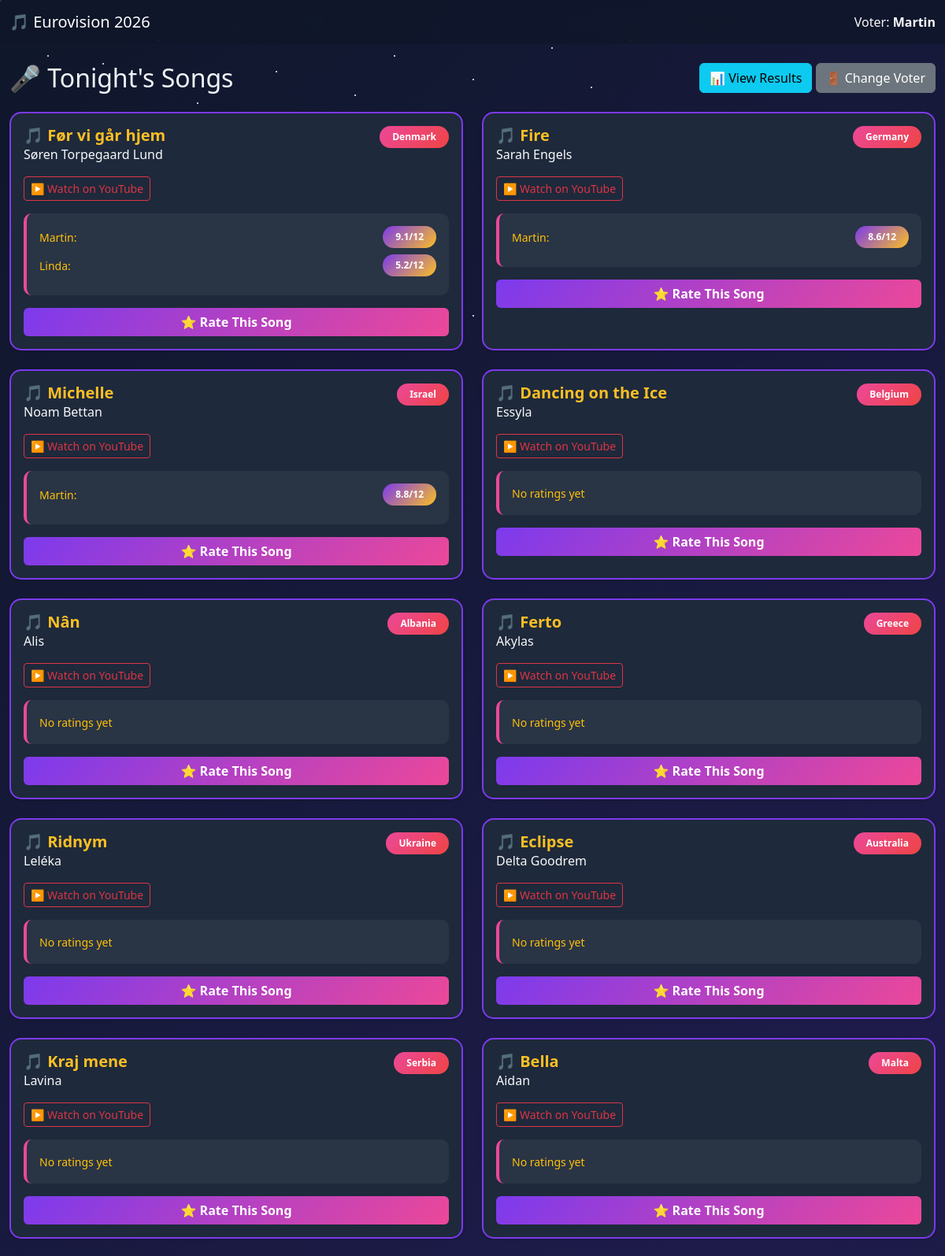
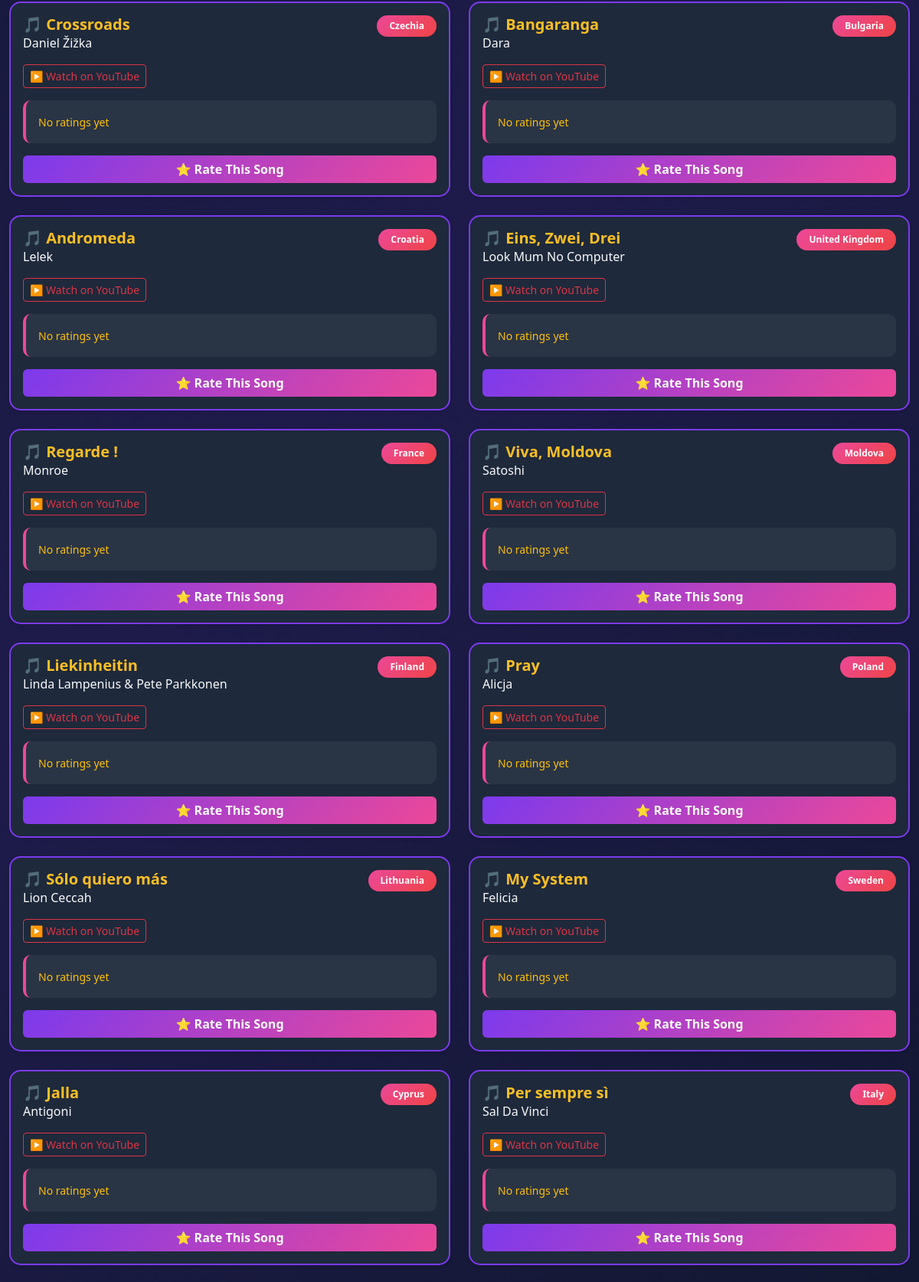
/mgp/Martin (upper part), run on the app's committed database (2 pictures, top to bottom).
### app/models.py (models this page shows, shortened)
class User(Base):
    __tablename__ = "users"
    id = Column(Integer, primary_key=True, index=True)
    username = Column(String, unique=True, index=True, nullable=False)
    created_at = Column(DateTime, default=datetime.utcnow)
    ratings = relationship("Rating", back_populates="user", cascade="all, delete-orphan")

class Song(Base):
    __tablename__ = "songs"
    id = Column(Integer, primary_key=True, index=True)
    order = Column(Integer, nullable=False)
    country = Column(String, nullable=False, index=True)
    artist = Column(String, nullable=False)
    song_name = Column(String, nullable=False)
    youtube_url = Column(String, nullable=True)
    ratings = relationship("Rating", back_populates="song", cascade="all, delete-orphan")

class Rating(Base):
    __tablename__ = "ratings"
    id = Column(Integer, primary_key=True, index=True)
    user_id = Column(Integer, ForeignKey("users.id"), nullable=False)
    song_id = Column(Integer, ForeignKey("songs.id"), nullable=False)
    stage_show = Column(Integer, nullable=True)  # 1-12
    musical_performance = Column(Integer, nullable=True)  # 1-12
    sex_appeal = Column(Integer, nullable=True)  # 1-12
    wtf_factor = Column(Integer, nullable=True)  # 1-12
    created_at = Column(DateTime, default=datetime.utcnow)
    updated_at = Column(DateTime, default=datetime.utcnow, onupdate=datetime.utcnow)
    user = relationship("User", back_populates="ratings")
    song = relationship("Song", back_populates="ratings")

### app/main.py (the view)
@app.get("/mgp/{username}", response_class=HTMLResponse)
def song_list(username: str, request: Request, db: Session = Depends(get_db)):
    user = db.query(models.User).filter(models.User.username == username).first()
    if not user:
        return RedirectResponse(url="/")
    songs = db.query(models.Song).order_by(models.Song.order).all()
    all_ratings = db.query(models.Rating).all()
    ratings_by_song = {}
    for rating in all_ratings:
        if rating.song_id not in ratings_by_song:
            ratings_by_song[rating.song_id] = {}
        ratings_by_song[rating.song_id][rating.user.username] = rating
    return templates.TemplateResponse(
        "song_list.html",
        {
            "request": request,
            "username": username,
            "songs": songs,
            "ratings_by_song": ratings_by_song
        }
    )

### app/templates/song_list.html (shortened to what this page needs)
{% extends "base.html" %}
{% block content %}
<nav class="navbar navbar-expand-lg navbar-dark bg-dark bg-opacity-75">
    <div class="container-fluid">
        <span class="navbar-brand mb-0 h1">🎵 Eurovision 2026</span>
        <div class="navbar-text text-light">
            Voter: <strong>{{ username }}</strong>
        </div>
    </div>
</nav>
<div class="container-fluid py-4">
    <div class="row mb-4">
        <div class="col-12">
            <div class="d-flex gap-2 justify-content-between align-items-center">
                <h2 class="mb-0">🎤 Tonight's Songs</h2>
                <div>
                    <a href="/mgp/{{ username }}/results" class="btn btn-info">📊 View Results</a>
                    <a href="/" class="btn btn-secondary">🚪 Change Voter</a>
                </div>
            </div>
        </div>
    </div>
    <div class="row">
        {% for song in songs %}
        <div class="col-lg-6 mb-4">
            {% include "partials/song_card.html" %}
        </div>
        {% endfor %}
    </div>
</div>
{% endblock %}

### app/templates/partials/song_card.html
<div class="card card-festive h-100 shadow-sm hover-lift">
    <div class="card-body">
        <div class="d-flex justify-content-between align-items-start mb-3">
            <div>
                <h5 class="card-title mb-1">🎵 {{ song.song_name }}</h5>
                <p class="card-subtitle text-light">{{ song.artist }}</p>
            </div>
            <span class="badge bg-danger">{{ song.country }}</span>
        </div>
        <div class="mb-3">
            {% if song.youtube_url %}
            <a href="{{ song.youtube_url }}" target="_blank" class="btn btn-sm btn-outline-danger">
                ▶️ Watch on YouTube
            </a>
            {% endif %}
        </div>
        <div class="ratings-display mb-3">
            {% if ratings_by_song.get(song.id) %}
                {% for username, rating in ratings_by_song[song.id].items() %}
                <div class="d-flex justify-content-between align-items-center mb-2">
                    <small class="text-warning">{{ username }}:</small>
                    <span class="badge bg-info">{{ rating.final_rating }}/12</span>
                </div>
                {% endfor %}
            {% else %}
                <small class="text-warning">No ratings yet</small>
            {% endif %}
        </div>
        <a href="/mgp/{{ username }}/rate/{{ song.id }}" class="btn btn-gradient w-100">
            ⭐ Rate This Song
        </a>
    </div>
</div>

### app/static/css/style.css (style rules this page uses)
:root { --primary: #7c3aed; --secondary: #ec4899; --accent: #fbbf24; --success: #10b981; --danger: #ef4444; --dark-bg: #0f172a; --card-bg: #1e293b; --text-light: #f1f5f9; }
* { scroll-behavior: smooth; }
body { background: linear-gradient(135deg, #0f172a 0%, #1e1b4b 50%, #0f172a 100%); color: var(--text-light); font-family: 'Segoe UI', Tahoma, Geneva, Verdana, sans-serif; min-height: 100vh; position: relative; overflow-x: hidden; }
.card-festive { background: var(--card-bg); border: 2px solid var(--primary); border-radius: 15px; transition: all 0.3s ease; }
.card-festive .card-title { color: var(--accent); font-weight: 700; }
.btn-gradient { background: linear-gradient(135deg, var(--primary) 0%, var(--secondary) 100%); border: none; color: white; font-weight: 600; transition: all 0.3s ease; }
.navbar { backdrop-filter: blur(10px); background: rgba(15, 23, 42, 0.8) !important; }
.badge { font-weight: 600; padding: 0.5rem 1rem; border-radius: 20px; }
.badge.bg-info { background: linear-gradient(135deg, var(--primary), var(--accent)) !important; }
.badge.bg-danger { background: linear-gradient(135deg, var(--secondary), var(--danger)) !important; }
.ratings-display { background: rgba(255, 255, 255, 0.05); padding: 1rem; border-radius: 10px; border-left: 4px solid var(--secondary); }
.hover-lift { transition: all 0.3s ease; }
.card-festive { animation: fadeInUp 0.6s ease-out; }

### data on the page
User: username "Martin", final_rating "9.1", final_rating "8.6", final_rating "8.8"
Song: song_name "Før vi går hjem", artist "Søren Torpegaard Lund", country "Denmark"
User: username "Linda", final_rating "5.2"
Song: song_name "Fire", artist "Sarah Engels", country "Germany"
Song: song_name "Michelle", artist "Noam Bettan", country "Israel"
Song: song_name "Dancing on the Ice", artist "Essyla", country "Belgium", shows "No ratings yet"
Song: song_name "Nân", artist "Alis", country "Albania", shows "No ratings yet"
Song: song_name "Ferto", artist "Akylas", country "Greece", shows "No ratings yet"
Song: song_name "Ridnym", artist "Leléka", country "Ukraine", shows "No ratings yet"
Song: song_name "Eclipse", artist "Delta Goodrem", country "Australia", shows "No ratings yet"
Song: song_name "Kraj mene", artist "Lavina", country "Serbia", shows "No ratings yet"
Song: song_name "Bella", artist "Aidan", country "Malta", shows "No ratings yet"
Song: song_name "Crossroads", artist "Daniel Žižka", country "Czechia", shows "No ratings yet"
Song: song_name "Bangaranga", artist "Dara", country "Bulgaria", shows "No ratings yet"
Song: song_name "Andromeda", artist "Lelek", country "Croatia", shows "No ratings yet"
Song: song_name "Eins, Zwei, Drei", artist "Look Mum No Computer", country "United Kingdom", shows "No ratings yet"
Song: song_name "Regarde !", artist "Monroe", country "France", shows "No ratings yet"
Song: song_name "Viva, Moldova", artist "Satoshi", country "Moldova", shows "No ratings yet"
Song: song_name "Liekinheitin", artist "Linda Lampenius & Pete Parkkonen", country "Finland", shows "No ratings yet"
Song: song_name "Pray", artist "Alicja", country "Poland", shows "No ratings yet"
Song: song_name "Sólo quiero más", artist "Lion Ceccah", country "Lithuania", shows "No ratings yet"
Song: song_name "My System", artist "Felicia", country "Sweden", shows "No ratings yet"
Song: song_name "Jalla", artist "Antigoni", country "Cyprus", shows "No ratings yet"
Song: song_name "Per sempre sì", artist "Sal Da Vinci", country "Italy", shows "No ratings yet"
